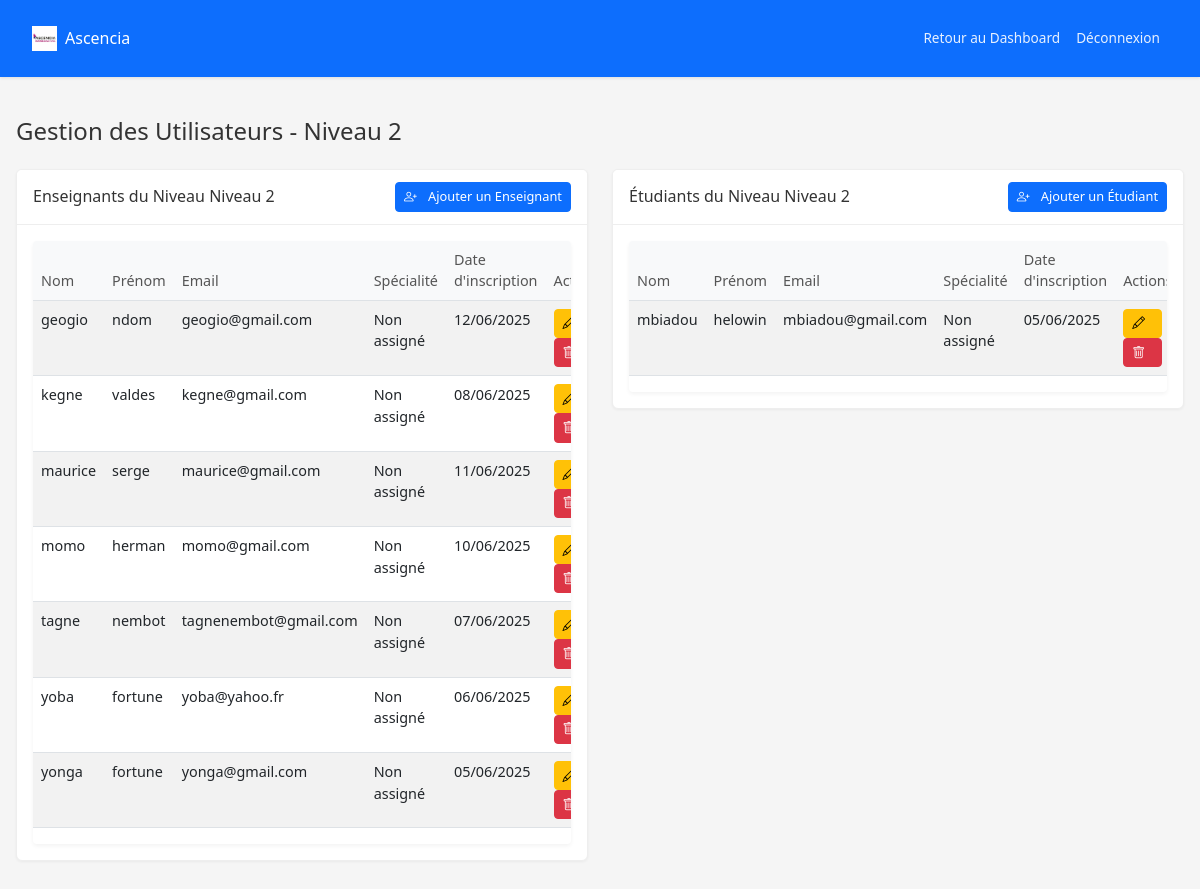
Page /academy/admin/manage_users.php?level_id=2 (signed in) on the committed database.
### tables this page shows
CREATE TABLE IF NOT EXISTS `levels` (
  `id` int NOT NULL AUTO_INCREMENT,
  `name` varchar(50) NOT NULL,
  `has_filieres` tinyint(1) DEFAULT '0',
  PRIMARY KEY (`id`),
  UNIQUE KEY `name` (`name`)
);

CREATE TABLE IF NOT EXISTS `users` (
  `id` int NOT NULL AUTO_INCREMENT,
  `nom` varchar(50) NOT NULL,
  `prenom` varchar(50) NOT NULL,
  `email` varchar(100) NOT NULL,
  `password` varchar(255) NOT NULL,
  `role` enum('admin','enseignant','etudiant') NOT NULL,
  `level_id` int DEFAULT NULL,
  `specialization_id` int DEFAULT NULL,
  `date_creation` timestamp NULL DEFAULT CURRENT_TIMESTAMP,
  PRIMARY KEY (`id`),
  UNIQUE KEY `email` (`email`),
  KEY `fk_users_level` (`level_id`),
  KEY `fk_users_specialization` (`specialization_id`)
);

### academy/admin/manage_users.php (the view, shortened to what this page needs)
<?php
require_once '../config/database.php';
$level_id = isset($_GET['level_id']) ? intval($_GET['level_id']) : 0;
$stmt = $conn->prepare("SELECT * FROM levels WHERE id = ?");
$stmt->execute([$level_id]);
$level = $stmt->fetch(PDO::FETCH_ASSOC);
?>
<!DOCTYPE html>
<html lang="fr">
<head>
    <link href="https://cdn.jsdelivr.net/npm/bootstrap@5.3.0/dist/css/bootstrap.min.css" rel="stylesheet">
    <link href="https://cdn.jsdelivr.net/npm/bootstrap-icons@1.7.2/font/bootstrap-icons.css" rel="stylesheet">
    <link href="../assets/css/style.css" rel="stylesheet">
</head>
<body>
    <nav class="navbar navbar-expand-lg navbar-dark bg-primary">
        <div class="container">
            <a class="navbar-brand" href="../index.php">
                <img src="../assets/images/logo.png.png" alt="Logo Ascencia">
                Ascencia
            </a>
            <div class="collapse navbar-collapse" id="navbarNav">
                <ul class="navbar-nav ms-auto">
                    <li class="nav-item">
                        <a class="nav-link" href="level_dashboard.php?level_id=<?php echo $level_id; ?>">Retour au Dashboard</a>
                    </li>
                    <li class="nav-item">
                        <a class="nav-link" href="../logout.php">Déconnexion</a>
                    </li>
                </ul>
            </div>
        </div>
    </nav>
    <div class="container mt-4">
        <h1>Gestion des Utilisateurs - <?php echo htmlspecialchars($level['name']); ?></h1>
        <div class="row">
            <div class="col-md-6">
                <div class="card">
                    <div class="card-header d-flex justify-content-between align-items-center">
                        <h5 class="card-title mb-0">Enseignants du Niveau <?php echo htmlspecialchars($level['name']); ?></h5>
                        <button type="button" class="btn btn-primary btn-sm" data-bs-toggle="modal" data-bs-target="#addTeacherModal">
                            <i class="bi bi-person-plus"></i> Ajouter un Enseignant
                        </button>
                    </div>
                    <div class="card-body">
                        <?php
                        $stmt = $conn->prepare("
                            SELECT u.*,
                                   COALESCE(s.name, 'Non assigné') as specialite
                            FROM users u
                            LEFT JOIN specializations s ON u.specialization_id = s.id
                            WHERE u.level_id = ? AND u.role = 'enseignant'
                            ORDER BY u.nom, u.prenom
                        ");
                        $stmt->execute([$level_id]);
                        $teachers = $stmt->fetchAll(PDO::FETCH_ASSOC);
                        ?>
                        <?php if ($teachers): ?>
                            <div class="table-responsive">
                                <table class="table table-striped">
                                    <thead>
                                        <tr>
                                            <th>Nom</th>
                                            <th>Prénom</th>
                                            <th>Email</th>
                                            <th>Spécialité</th>
                                            <th>Date d'inscription</th>
                                            <th>Actions</th>
                                        </tr>
                                    </thead>
                                    <tbody>
                                        <?php foreach($teachers as $teacher): ?>
                                            <tr>
                                                <td><?php echo htmlspecialchars($teacher['nom']); ?></td>
                                                <td><?php echo htmlspecialchars($teacher['prenom']); ?></td>
                                                <td><?php echo htmlspecialchars($teacher['email']); ?></td>
                                                <td><?php echo htmlspecialchars($teacher['specialite']); ?></td>
                                                <td><?php echo date('d/m/Y', strtotime($teacher['date_creation'])); ?></td>
                                                <td>
                                                    <button class="btn btn-sm btn-warning" onclick="editUser(<?php echo $teacher['id']; ?>)">
                                                        <i class="bi bi-pencil"></i>
                                                    </button>
                                                    <button class="btn btn-sm btn-danger" onclick="deleteUser(<?php echo $teacher['id']; ?>)">
                                                        <i class="bi bi-trash"></i>
                                                    </button>
                                                </td>
                                            </tr>
                                        <?php endforeach; ?>
                                    </tbody>
                                </table>
                            </div>
                        <?php else: ?>
                            <div class="alert alert-info mb-0">
                                Aucun enseignant trouvé pour ce niveau.
                            </div>
                        <?php endif; ?>
                    </div>
                </div>
            </div>
            <div class="col-md-6">
                <div class="card">
                    <div class="card-header d-flex justify-content-between align-items-center">
                        <h5 class="card-title mb-0">Étudiants du Niveau <?php echo htmlspecialchars($level['name']); ?></h5>
                        <button type="button" class="btn btn-primary btn-sm" data-bs-toggle="modal" data-bs-target="#addStudentModal">
                            <i class="bi bi-person-plus"></i> Ajouter un Étudiant
                        </button>
                    </div>
                    <div class="card-body">
                        <?php
                        $stmt = $conn->prepare("
                            SELECT u.*,
                                   COALESCE(s.name, 'Non assigné') as specialite
                            FROM users u
                            LEFT JOIN specializations s ON u.specialization_id = s.id
                            WHERE u.level_id = ? AND u.role = 'etudiant'
                            ORDER BY u.nom, u.prenom
                        ");
                        $stmt->execute([$level_id]);
                        $students = $stmt->fetchAll(PDO::FETCH_ASSOC);
                        ?>
                        <?php if ($students): ?>
                            <div class="table-responsive">
                                <table class="table table-striped">
                                    <thead>
                                        <tr>
                                            <th>Nom</th>
                                            <th>Prénom</th>
                                            <th>Email</th>
                                            <th>Spécialité</th>
                                            <th>Date d'inscription</th>
                                            <th>Actions</th>
                                        </tr>
                                    </thead>
                                    <tbody>
                                        <?php foreach($students as $student): ?>
                                            <tr>
                                                <td><?php echo htmlspecialchars($student['nom']); ?></td>
                                                <td><?php echo htmlspecialchars($student['prenom']); ?></td>
                                                <td><?php echo htmlspecialchars($student['email']); ?></td>
                                                <td><?php echo htmlspecialchars($student['specialite']); ?></td>
                                                <td><?php echo date('d/m/Y', strtotime($student['date_creation'])); ?></td>
                                                <td>
                                                    <button class="btn btn-sm btn-warning" onclick="editUser(<?php echo $student['id']; ?>)">
                                                        <i class="bi bi-pencil"></i>
                                                    </button>
                                                    <button class="btn btn-sm btn-danger" onclick="deleteUser(<?php echo $student['id']; ?>)">
                                                        <i class="bi bi-trash"></i>
                                                    </button>
                                                </td>
                                            </tr>
                                        <?php endforeach; ?>
                                    </tbody>
                                </table>
                            </div>
                        <?php else: ?>
                            <div class="alert alert-info mb-0">
                                Aucun étudiant trouvé pour ce niveau.
                            </div>
                        <?php endif; ?>
                    </div>
                </div>
            </div>
        </div>
    </div>
</body>
</html>

### academy/assets/css/style.css (style rules this page uses)
body { background-color: #f8f9fa; }
.navbar { box-shadow: 0 2px 4px rgba(0,0,0,.1); }
.card { box-shadow: 0 2px 4px rgba(0,0,0,.05); border: none; margin-bottom: 20px; }
.card-header { background-color: #fff; border-bottom: 1px solid rgba(0,0,0,.125); }
.table { background-color: #fff; }
.table thead th { border-top: none; background-color: #f8f9fa; }
.btn { border-radius: 4px; }
.btn-primary { background-color: #0d6efd; border-color: #0d6efd; }
.bi { margin-right: 8px; }
.table-responsive { border-radius: 4px; box-shadow: 0 2px 4px rgba(0,0,0,.05); }

### academy/admin/manage_users.php (style rules this page uses)
body { background-color: #f5f5f5; }
.navbar { padding: 0.3rem 1rem; background-color: #0d6efd !important; box-shadow: 0 1px 3px rgba(0,0,0,0.1); }
.navbar-brand { display: flex; align-items: center; font-size: 1rem; font-weight: 500; }
.navbar-brand img { height: 25px; width: auto; margin-right: 8px; }
.nav-link { font-size: 0.85rem; padding: 0.4rem 0.8rem; color: rgba(255,255,255,0.9) !important; }
.container { max-width: 1200px; padding: 1rem; }
h1 { font-size: 1.5rem; margin-bottom: 1.5rem; color: #333; font-weight: 500; }
.card { box-shadow: 0 1px 3px rgba(0,0,0,0.05); border: 1px solid #eee; margin-bottom: 1rem; background-color: #fff; }
.card-header { background-color: #fff; border-bottom: 1px solid #eee; padding: 0.75rem 1rem; }
.card-title { color: #333; font-size: 1rem; margin: 0; font-weight: 500; }
.card-body { padding: 1rem; }
.btn { font-size: 0.9rem; padding: 0.4rem 0.75rem; }
.table { font-size: 0.9rem; }
.table th { font-weight: 500; color: #555; }
.btn-sm { padding: 0.25rem 0.5rem; font-size: 0.8rem; }

### rows in the picture
levels: name "Niveau 2"
users: nom "geogio", prenom "ndom", email "geogio@gmail.com", specialite "Non assigné", date_creation "12/06/2025"
users: nom "kegne", prenom "valdes", email "kegne@gmail.com", specialite "Non assigné", date_creation "08/06/2025"
users: nom "maurice", prenom "serge", email "maurice@gmail.com", specialite "Non assigné", date_creation "11/06/2025"
users: nom "momo", prenom "herman", email "momo@gmail.com", specialite "Non assigné", date_creation "10/06/2025"
users: nom "tagne", prenom "nembot", email "tagnenembot@gmail.com", specialite "Non assigné", date_creation "07/06/2025"
users: nom "yoba", prenom "fortune", email "yoba@yahoo.fr", specialite "Non assigné", date_creation "06/06/2025"
users: nom "yonga", prenom "fortune", email "yonga@gmail.com", specialite "Non assigné", date_creation "05/06/2025"
users: nom "mbiadou", prenom "helowin", email "mbiadou@gmail.com", specialite "Non assigné", date_creation "05/06/2025"
